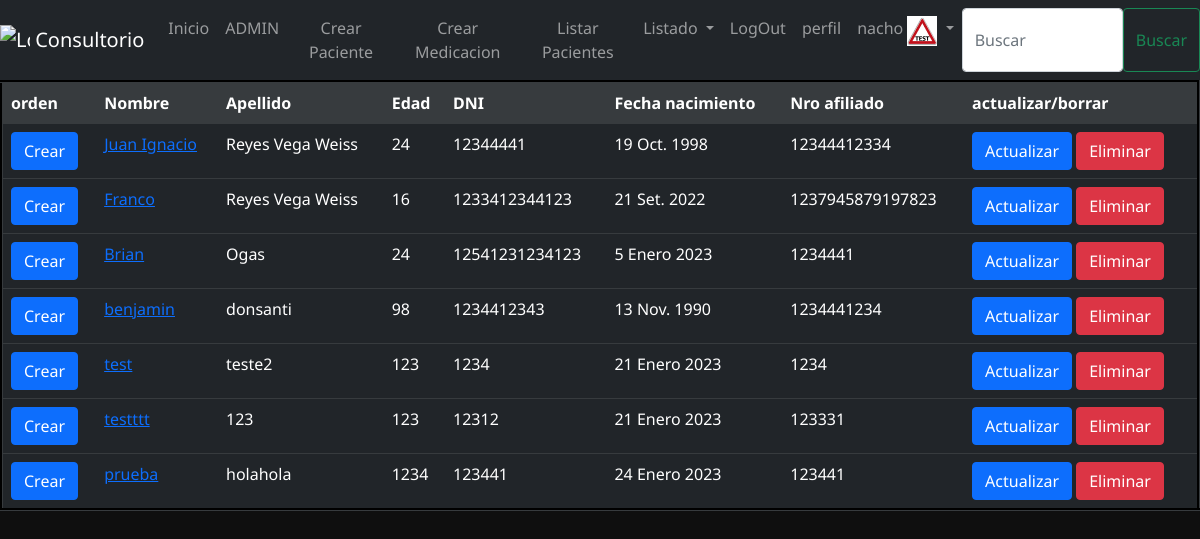
Page /list-patients/ (signed in) on the earlier database version.
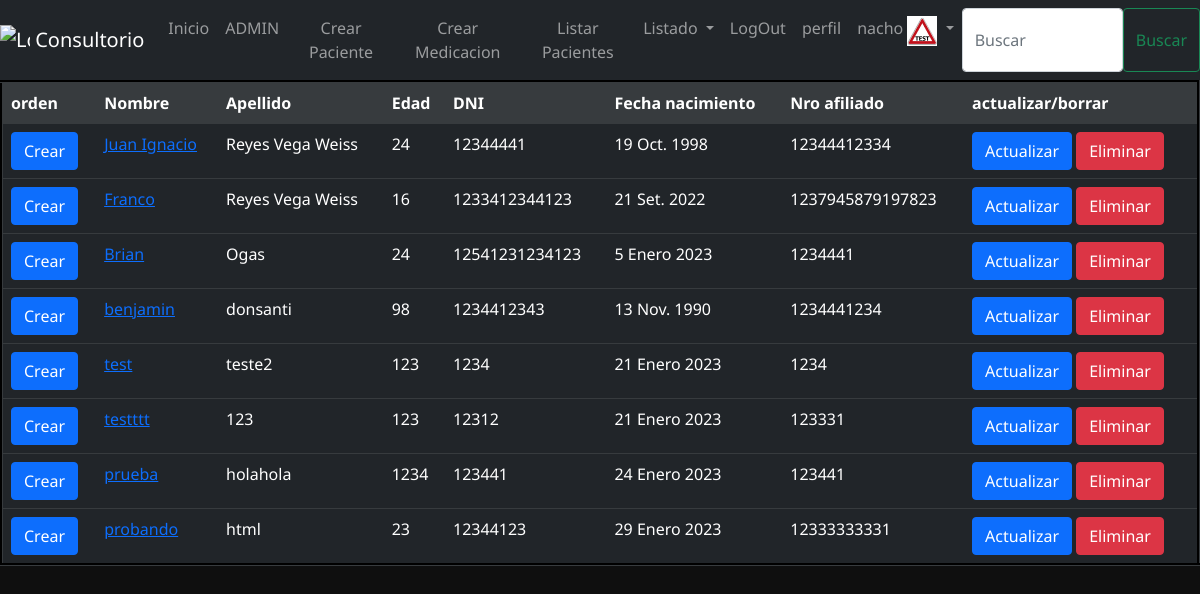
Same page on the later database version.
### Consultorio/models.py (models this page shows, shortened)
class Patient(models.Model):
    name = models.CharField(max_length=50, blank=False)
    surname = models.CharField(max_length=50, blank=False)
    age = models.IntegerField(blank=False)
    dni = models.IntegerField(blank=False)
    birth_date = models.DateField(blank=False)
    affiliate_code = models.IntegerField(blank=False)
    user = models.OneToOneField(User, null=True, on_delete=models.CASCADE,blank=True)
    class Meta:
        verbose_name = 'Paciente'
        verbose_name_plural = 'Pacientes'

### Consultorio/views.py (the view)
# urls.py: path("list-patients/", patient_list),
@login_required
def patient_list(request):
    if "search" in request.GET:
        search = request.GET["search"]
        list_patient = Patient.objects.filter(name__icontains = search)
    else:
        list_patient = Patient.objects.all()
    context = {
        "patients" : list_patient,
    }
    return render(request, "patients/list_patients.html", context=context)

### Templates/patients/list_patients.html (shortened to what this page needs)
{% extends 'base.html' %}
{% block navbar %}
<form class="form-inline my-2 my-lg-0 d-flex" action="/list-patients/" method="GET">
    <input class="form-control mr-sm-2" type="search" placeholder="Buscar" aria-label="Search" name="search">
    <button class="btn btn-outline-success my-2 my-sm-0" type="submit">Buscar</button>
</form>
{% endblock %}
{% block content %}
<table class="table table-dark table-hover" cellspacing="5" cellpadding="5" border="3">
<tr class="table-active">
    <td><strong>orden</strong></td>
    <td><strong>Nombre</strong></td>
    <td><strong>Apellido</strong></td>
    <td><strong>Edad</strong></td>
    <td><strong>DNI</strong></td>
    <td><strong>Fecha nacimiento</strong></td>
    <td><strong>Nro afiliado</strong></td>
    {% if request.user.is_superuser %}
    <td><strong>actualizar/borrar</strong></td>
    {% endif %}
</tr>
{% for patient in patients %}
<tr>
    <td><a href="/create-order/{{patient.id}}/" class="btn btn-primary">Crear</a></td>
    <td><a href="/profile/{{patient.id}}/">{{patient.name}}</a></td>
    <td>{{patient.surname}}</td>
    <td>{{patient.age}}</td>
    <td>{{patient.dni}}</td>
    <td>{{patient.birth_date}}</td>
    <td>{{patient.affiliate_code}}</td>
    {% if request.user.is_superuser %}
    <td>
        <a href="/update-patient/{{patient.id}}/" class="btn btn-primary">Actualizar</a>
        <a href="/delete-patient/{{patient.id}}/" class="btn btn-danger">Eliminar</a>
    </td>
    {% endif %}
</tr>
{% endfor %}
</table>
{% endblock %}

Differences in the rows shown:
added Patient: name "probando", surname "html", age "23", dni "12344123", birth_date "29 Enero 2023", affiliate_code "12333333331"
